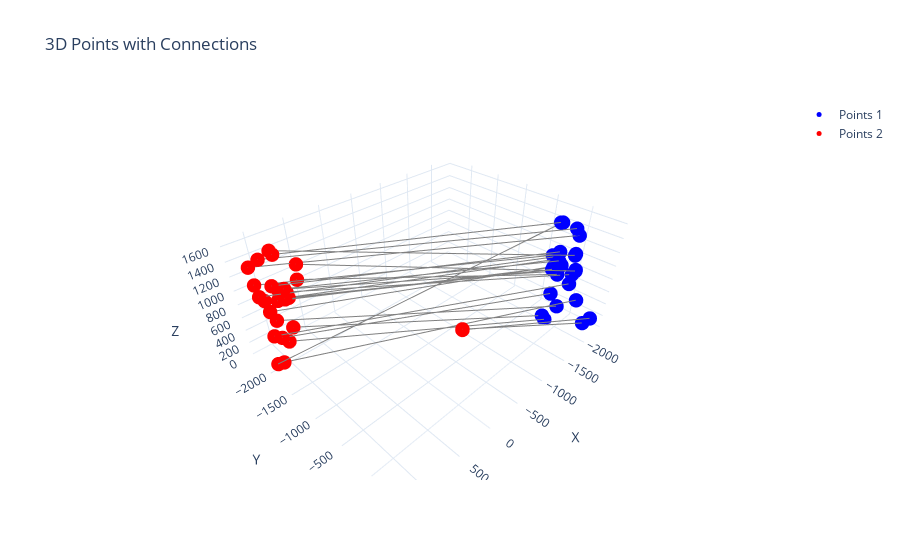

The notebook cell saved with this chart:
### Markdown cell above
# GW with L1 dist

### Code cell
distance_matrix = dp.compute_L1_matrix()
T, logs = ot.gromov_wasserstein(distance_matrix[0], distance_matrix[1], a, b, 'square_loss', log=True)
fig = plot_3d_points_and_connections(source_pc, target_pc, T)
fig.show()
accuracy(T)

### Figure 1 — Plotly figure (JSON) as saved in the notebook; plotly's stock layout.template omitted (floating-point values rounded to 4 significant figures)
{"data": [{"marker": {"color": "blue", "size": 5}, "mode": "markers", "name": "Points 1", "type": "scatter3d", "x": [-1891.0, -2050.0, -2048.0, -2004.0, -1896.0, -1827.0, -1860.0, -1839.0, -1821.0, -2140.0, -2301.0, -2273.0, -2109.0, -2085.0, -1925.0, -1985.0, -2093.0, -1913.0, -2048.0, -2014.0, -1978.0, -2018.0, -2226.0, -2240.0, -2201.0, -2213.0], "y": [-122.5, -180.7, 20.41, -123.3, -59.23, 169.1, 198.1, -22.5, -93.39, -139.5, -48.19, -32.94, -213.5, -259.5, -74.27, 103.8, 91.95, -132.0, -175.0, -34.39, -161.3, -229.5, -21.98, 121.7, 384.5, 290.9], "z": [1593.0, 1516.0, 1505.0, 1135.0, 1074.0, 1281.0, 1055.0, 913.3, 965.6, 867.0, 1288.0, 1029.0, 939.1, 992.6, 930.7, 902.5, 918.5, 937.1, 430.6, 304.5, 19.88, 29.1, 578.9, 370.3, 221.6, 79.5]}, {"marker": {"color": "red", "size": 5}, "mode": "markers", "name": "Points 2", "type": "scatter3d", "x": [985.3, 1104.0, 921.9, 1028.0, 921.9, 692.1, 691.5, 891.1, 955.7, 1105.0, 1123.0, 1118.0, 1176.0, 0, 0, 832.2, 890.6, 1016.0, 1118.0, 1005.0, 1097.0, 1176.0, 1008.0, 934.0, 712.0, 842.9], "y": [-1846.0, -1966.0, -2065.0, -1960.0, -1892.0, -1953.0, -2008.0, -1893.0, -1845.0, -2069.0, -2252.0, -2228.0, -2009.0, 0, 0, -2054.0, -2141.0, -1909.0, -2015.0, -2070.0, -1973.0, -1969.0, -2244.0, -2292.0, -2362.0, -2281.0], "z": [1629.0, 1566.0, 1560.0, 1188.0, 1132.0, 1332.0, 1093.0, 989.8, 1026.0, 963.2, 1346.0, 1112.0, 1086.0, 1113.0, 1105.0, 959.1, 981.0, 1004.0, 467.5, 339.0, 46.94, 75.12, 652.7, 445.5, 162.4, 43.59]}, {"line": {"color": "gray", "width": 2}, "mode": "lines", "showlegend": false, "type": "scatter3d", "x": [-1891.0, 985.3], "y": [-122.5, -1846.0], "z": [1593.0, 1629.0]}, {"line": {"color": "gray", "width": 2}, "mode": "lines", "showlegend": false, "type": "scatter3d", "x": [-2050.0, 1176.0], "y": [-180.7, -1969.0], "z": [1516.0, 75.12]}, {"line": {"color": "gray", "width": 2}, "mode": "lines", "showlegend": false, "type": "scatter3d", "x": [-2048.0, 1104.0], "y": [20.41, -1966.0], "z": [1505.0, 1566.0]}, {"line": {"color": "gray", "width": 2}, "mode": "lines", "showlegend": false, "type": "scatter3d", "x": [-2004.0, 1028.0], "y": [-123.3, -1960.0], "z": [1135.0, 1188.0]}, {"line": {"color": "gray", "width": 2}, "mode": "lines", "showlegend": false, "type": "scatter3d", "x": [-1896.0, 921.9], "y": [-59.23, -1892.0], "z": [1074.0, 1132.0]}, {"line": {"color": "gray", "width": 2}, "mode": "lines", "showlegend": false, "type": "scatter3d", "x": [-1827.0, 921.9], "y": [169.1, -2065.0], "z": [1281.0, 1560.0]}, {"line": {"color": "gray", "width": 2}, "mode": "lines", "showlegend": false, "type": "scatter3d", "x": [-1860.0, 692.1], "y": [198.1, -1953.0], "z": [1055.0, 1332.0]}, {"line": {"color": "gray", "width": 2}, "mode": "lines", "showlegend": false, "type": "scatter3d", "x": [-1839.0, 691.5], "y": [-22.5, -2008.0], "z": [913.3, 1093.0]}, {"line": {"color": "gray", "width": 2}, "mode": "lines", "showlegend": false, "type": "scatter3d", "x": [-1821.0, 955.7], "y": [-93.39, -1845.0], "z": [965.6, 1026.0]}, {"line": {"color": "gray", "width": 2}, "mode": "lines", "showlegend": false, "type": "scatter3d", "x": [-2140.0, 1008.0], "y": [-139.5, -2244.0], "z": [867.0, 652.7]}, {"line": {"color": "gray", "width": 2}, "mode": "lines", "showlegend": false, "type": "scatter3d", "x": [-2301.0, 1123.0], "y": [-48.19, -2252.0], "z": [1288.0, 1346.0]}, {"line": {"color": "gray", "width": 2}, "mode": "lines", "showlegend": false, "type": "scatter3d", "x": [-2273.0, 1176.0], "y": [-32.94, -2009.0], "z": [1029.0, 1086.0]}, {"line": {"color": "gray", "width": 2}, "mode": "lines", "showlegend": false, "type": "scatter3d", "x": [-2109.0, 1105.0], "y": [-213.5, -2069.0], "z": [939.1, 963.2]}, {"line": {"color": "gray", "width": 2}, "mode": "lines", "showlegend": false, "type": "scatter3d", "x": [-2085.0, 1118.0], "y": [-259.5, -2228.0], "z": [992.6, 1112.0]}, {"line": {"color": "gray", "width": 2}, "mode": "lines", "showlegend": false, "type": "scatter3d", "x": [-1925.0, 891.1], "y": [-74.27, -1893.0], "z": [930.7, 989.8]}, {"line": {"color": "gray", "width": 2}, "mode": "lines", "showlegend": false, "type": "scatter3d", "x": [-1985.0, 832.2], "y": [103.8, -2054.0], "z": [902.5, 959.1]}, {"line": {"color": "gray", "width": 2}, "mode": "lines", "showlegend": false, "type": "scatter3d", "x": [-2093.0, 890.6], "y": [91.95, -2141.0], "z": [918.5, 981.0]}, {"line": {"color": "gray", "width": 2}, "mode": "lines", "showlegend": false, "type": "scatter3d", "x": [-1913.0, 1016.0], "y": [-132.0, -1909.0], "z": [937.1, 1004.0]}, {"line": {"color": "gray", "width": 2}, "mode": "lines", "showlegend": false, "type": "scatter3d", "x": [-2048.0, 1005.0], "y": [-175.0, -2070.0], "z": [430.6, 339.0]}, {"line": {"color": "gray", "width": 2}, "mode": "lines", "showlegend": false, "type": "scatter3d", "x": [-2014.0, 934.0], "y": [-34.39, -2292.0], "z": [304.5, 445.5]}, {"line": {"color": "gray", "width": 2}, "mode": "lines", "showlegend": false, "type": "scatter3d", "x": [-1978.0, 842.9], "y": [-161.3, -2281.0], "z": [19.88, 43.59]}, {"line": {"color": "gray", "width": 2}, "mode": "lines", "showlegend": false, "type": "scatter3d", "x": [-2018.0, 712.0], "y": [-229.5, -2362.0], "z": [29.1, 162.4]}, {"line": {"color": "gray", "width": 2}, "mode": "lines", "showlegend": false, "type": "scatter3d", "x": [-2226.0, 1118.0], "y": [-21.98, -2015.0], "z": [578.9, 467.5]}, {"line": {"color": "gray", "width": 2}, "mode": "lines", "showlegend": false, "type": "scatter3d", "x": [-2240.0, 1097.0], "y": [121.7, -1973.0], "z": [370.3, 46.94]}, {"line": {"color": "gray", "width": 2}, "mode": "lines", "showlegend": false, "type": "scatter3d", "x": [-2201.0, 0], "y": [384.5, 0], "z": [221.6, 1105.0]}, {"line": {"color": "gray", "width": 2}, "mode": "lines", "showlegend": false, "type": "scatter3d", "x": [-2213.0, 0], "y": [290.9, 0], "z": [79.5, 1113.0]}], "layout": {"scene": {"aspectmode": "data", "xaxis": {"title": {"text": "X"}}, "yaxis": {"title": {"text": "Y"}}, "zaxis": {"title": {"text": "Z"}}}, "title": {"text": "3D Points with Connections"}}}
